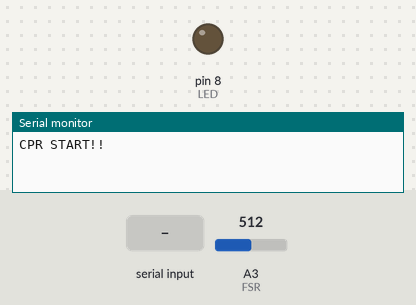
This sketch was run on a simulated Arduino Uno, built with avr-gcc and run on an emulated ATmega328P. Parts: output pins drawn as LEDs (lit = HIGH), the last lines printed to the serial monitor. The test bench sets the inputs (shaded band); at power-on: A3 (FSR) = 512.

Above: at 1.2 s.
1.3 s: "1" received over the second serial link
At 1.6 s:
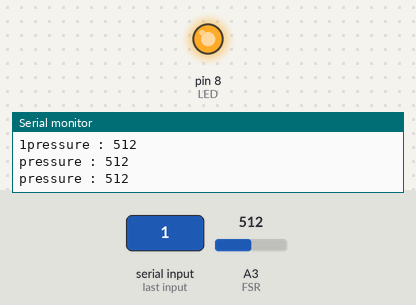
2.8 s: A3 (FSR) set to 109
4.3 s: A3 (FSR) set to 91
At 5.2 s:
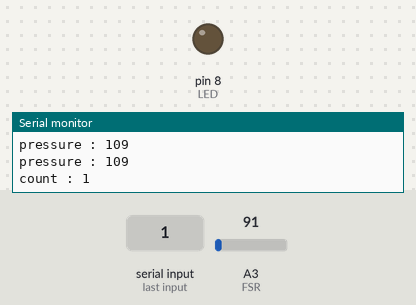
5.8 s: A3 (FSR) set to 110
At 6.6 s:
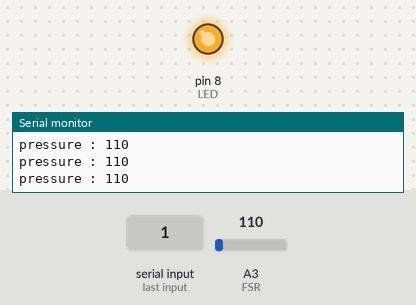
7.3 s: A3 (FSR) set to 90
At 7.7 s:
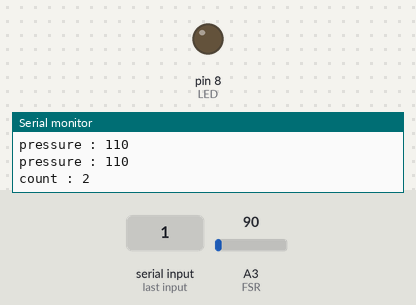
Timing chart, 0 to 10.3 s (numbered marks = the images above; inputs shaded):
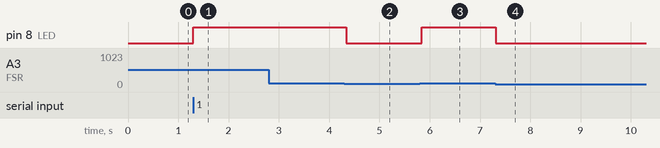

Measured:
- the behaviour switches between 101 and 100 on A3 (FSR) (found by bisection; images 1 and 2)
- after the input at 1.3 s, pin 8 (LED): LOW → HIGH at once
- after the input at 4.3 s, pin 8 (LED): HIGH → LOW at once
- after the input at 5.8 s, pin 8 (LED): LOW → HIGH at once
- after the input at 7.3 s, pin 8 (LED): HIGH → LOW at once

The sketch:

CPR_training.ino
```cpp
#include <SoftwareSerial.h>
SoftwareSerial BTSerial(3, 4);
int LED = 8;
int FSR = A3;
int value = 0; // FSR강도를 받는다.
int totalCount = 0; // 압박강도가 일정 수치 이상임을 감지하여 개수를 센다.
int count = 0;
bool flag = false; // 일정 수준의 강도가 가해면 on해서 count를 세는데 사용된다.
unsigned long past = 0;
byte start=0;
byte cmp = 0;

void setup()
{
  pinMode(LED, OUTPUT);
  Serial.begin(9600);
  Serial.println("CPR START!!");
  BTSerial.begin(9600);  // set the data rate for the BT port
}

void loop()
{
  if (BTSerial.available()) {        // 블루투스에서 보낸 내용은 시리얼모니터로 전송
    start = BTSerial.read();
    Serial.write(start);
  }
  if (start != cmp){
  value = analogRead(FSR);
  //  Serial.println(value);
  if (value > 100) {
    digitalWrite(LED, HIGH);
    flag = true;
    BTSerial.print(value);
    BTSerial.print(",");
    Serial.print("pressure : ");
    Serial.println(value);
  }
  else {
    digitalWrite(LED, LOW);
    if (flag == true) {
      count += 1;
      totalCount += 1;

      Serial.print("count : ");
      Serial.println(count);

      BTSerial.println(totalCount);
//      BTSerial.println(count);
//      BTSerial.print(",");
//      BTSerial.println();

      flag = false;
    }
  }
  unsigned long now = millis();
  //  10초마다 얼마나 압박을 가했는지 출력한다.
  if (now - past >= 10000) {
    past = now;
    Serial.print("10초 동안 가한 압박 수 : ");
    Serial.println(count);
//    totalCount += count;
    delay(10);

    Serial.print("전체 가한 압박 수 : ");
    Serial.println(totalCount);

    //    분당 100~120를 해야함으로 10초당 17~20회를 해야한다.
    if (count >= 17 && count <= 20) {
      Serial.println("현 속도 => 적당함");
    }
    else if (count < 17) {
      Serial.println("현 속도 => 느림");
    }
    else {
      Serial.println("현 속도 => 빠름");
    }
    count = 0;

    //    10초당 가한 압력의 평균을 구해서 이완이 필요한지 약한지 좋은지 판단을 하여 출력한다.

    //    기도가 확보되었는지를 자이로센서를 통해서 확인한 후에 출력


  }
  }
  delay(100);
  if (Serial.available()) {           // 시리얼모니터에서 보낸 내용은 블루투스로 전송
    BTSerial.write(Serial.read());
  }
}
```
